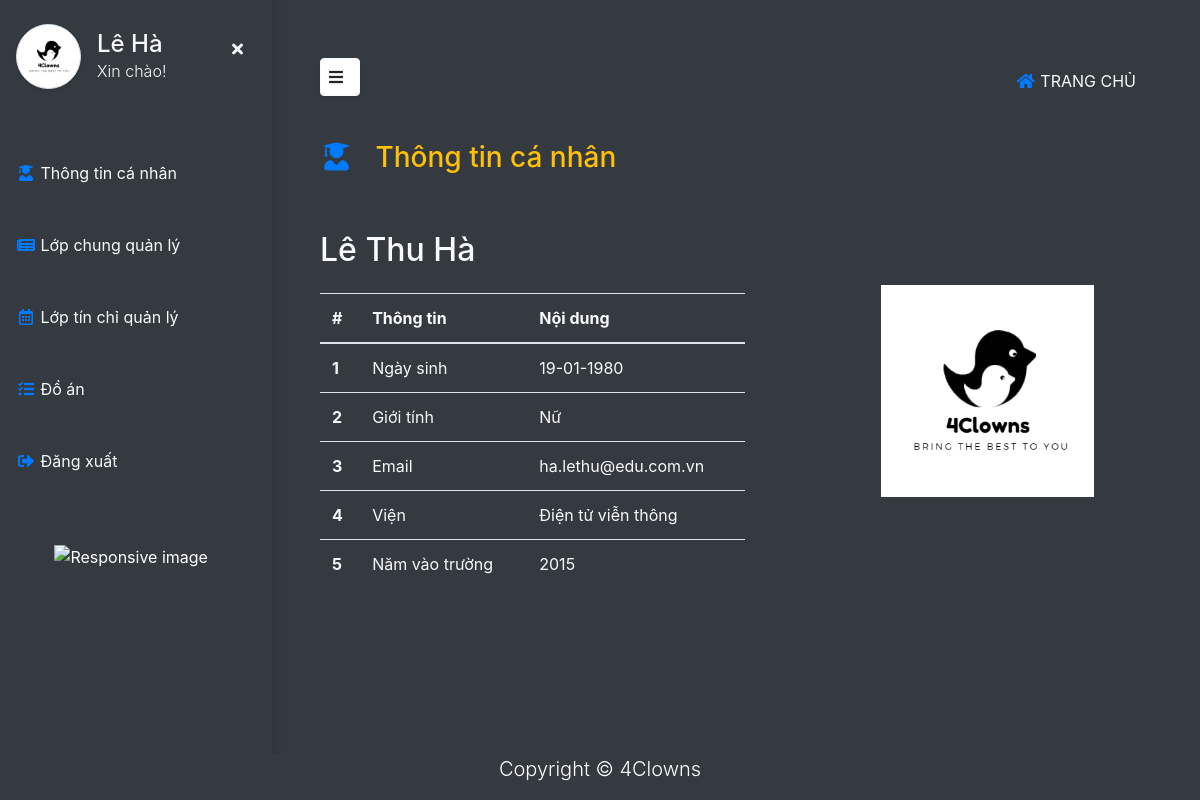
Screenshot of / (signed in) with the database file from the repository.
### users/models.py (models this page shows, shortened)
class User(AbstractBaseUser, PermissionsMixin):
    class Genders(models.TextChoices):
        MALE = "MALE", "Nam"
        FEMALE = "FEMALE", "Nữ"
    avatar = models.ImageField(_("Ảnh đại diện"), upload_to="Avatar", blank=True, null=True)
    email = models.EmailField(_("Email"),max_length=50, unique=True, blank=True)
    firstname = models.CharField(_("Tên"),max_length=20,  blank=False, null=True)
    surname = models.CharField(_("Tên đệm"),max_length=20, null=True, blank=True)
    lastname = models.CharField(_("Họ"),max_length=20, null=True, blank=True)
    date_of_birth = models.DateField(_("Ngày sinh"), blank=True, null=True, )
    phone = models.CharField(_("Số điện thoại"), max_length=15, blank=True, null=True)
    is_superuser = models.BooleanField(default=False)
    is_active = models.BooleanField(default=True)
    last_login = models.DateTimeField(auto_now_add=True)
    date_joined = models.DateTimeField(auto_now_add=True)
    role = models.BooleanField(null=True, blank=True)
    gender = models.CharField(
        _("Gender"), max_length=50, choices=Genders.choices, default=Genders.MALE
    )
    objects = UserManager()
    USERNAME_FIELD = 'email'
    REQUIRED_FIELDS = []

class Teacher(User):
    year_start = models.IntegerField(_("Năm bắt đầu công tác"), default=2015)
    vien = models.ForeignKey('management.vien_dao_tao', on_delete=models.CASCADE, verbose_name="Viện",related_name="cac_giao_vien", null=True,blank=True)
    chuyen_mon = models.ManyToManyField('management.hoc_phan', verbose_name="Học phần", related_name='giao_vien_theo_chuyen_mon')
    class Meta:
        verbose_name = "Giáo viên"
        verbose_name_plural = 'Giáo viên'

### management/models.py (models this page shows)
class vien_dao_tao(models.Model):
    name = CharField(_('Tên viện'), max_length=50, unique=True)
    code = CharField(_("Mã viện"), max_length=10)
    vien_truong = models.ForeignKey("users.Teacher",verbose_name="Viện trưởng", on_delete=models.CASCADE, related_name="vien_quan_ly", blank=True, null=True)
    def __str__(self):
        return f"{self.name}"
    class Meta:
        verbose_name = "Viện đào tạo"
        verbose_name_plural = '1. Viện đào tạo'

### university_management/views.py (the view)
# urls.py: 2. Add a URL to urlpatterns:  path('', views.home, name='home')
def home(request):
    if request.user.is_superuser:
        logout(request)
    if request.user.is_authenticated:
        if request.user.role == 0:
            student = Student.objects.get(user_ptr=request.user)
            return render(request, 'student/info.html', {
                    'student': student
                })
        if request.user.role == 1:
            teacher = Teacher.objects.get(user_ptr=request.user)
            return render(request, 'teacher/info.html', {
                'teacher': teacher,
            })
    return render(request, 'home.html')

### templates/teacher/info.html (shortened to what this page needs)
{% extends "base.html" %}
{% load static %}
{% block content %}
<div class="page-content pl-5 pb-5 position-relative" id="content">
    <div class="row mt-4">
        <h3 class="text-warning">
            <i class="fas fa-user-graduate me-1 text-primary fa-fw" style="width: 2.25em;"></i>
            Thông tin cá nhân
        </h3>
        <div class="col-lg-12 mt-5">
            <h2 class="text-light">
                {{ teacher.lastname }} {{ teacher.surname }} {{ teacher.firstname }}
            </h2>
            <div class="row">
                <div class="col-lg-6 mt-3">
                    <div class="table-responsive-sm">
                        <table class="table  text-light ">
                            <thead>
                            <tr>
                                <th scope="col">#</th>
                                <th scope="col">Thông tin</th>
                                <th scope="col">Nội dung</th>
                            </tr>
                            </thead>
                            <tbody>
                            <tr>
                                <th scope="row">1</th>
                                <td>Ngày sinh</td>
                                <td>{{teacher.date_of_birth | date:"d-m-Y"}}</td>
                            </tr>
                            <tr>
                                <th scope="row">2</th>
                                <td>Giới tính</td>
                                <td>{{ teacher.get_gender_display }}</td>
                            </tr>
                            <tr>
                                <th scope="row">3</th>
                                <td>Email</td>
                                <td>{{ teacher.email }}</td>
                            </tr>
                            <tr>
                                <th scope="row">4</th>
                                <td>Viện</td>
                                <td>{{teacher.vien}}</td>
                            </tr>
                            <tr>
                                <th scope="row">5</th>
                                <td>Năm vào trường</td>
                                <td>{{ teacher.year_start }}</td>
                            </tr>
                            </tbody>
                        </table>
                    </div>
                </div>
            <div class=" col-lg-6 mt-2 text-center d-sm-none d-lg-block d-none-responsive ">
                <img src="{% static 'logo/logo.jpg' %}" class="img-fuild " width="50%" alt="" width="85%">
            </div>
        </div>
    </div>
</div>
</div>
{% include 'teacher/teacher_base.html' %}
{% endblock %}

### templates/base.html (shortened to what this page needs)
{% load static %}
<!DOCTYPE HTML>
<html lang="en">
<head>
    <link rel="stylesheet" href="{% static 'css/bootstrap.css' %}" type="text/css">
    <link rel="stylesheet" href="{% static 'fonts/fontawesome/css/all.css' %}" type="text/css">
    <link rel="stylesheet" href="{% static 'fonts/roboto/font.css' %}">
    <link rel="stylesheet" href="{% static 'css/custom.css' %}" type="text/css">
    <link rel="stylesheet" href="{% static 'css/student.css' %}" type="text/css">
</head>
<body class="bg-dark d-flex flex-column  ">
{% include 'includes/navbar.html' %}
    {% block content %}
    {% endblock content %}
{% include 'includes/footer.html' %}
</body>
</html>

### templates/includes/navbar.html (shortened to what this page needs)
{% load static %}
{% if request.user.role == 1 %}
<div class="d-flex justify-content-between page-content align-items-center pr-5 pl-5"  id="content">
        <button id="sidebarCollapse" type="button" class="btn btn-light bg-white  shadow-sm px-2 mb-2 " style="max-width: 100px; max-height: 38px;">
            <i class="fa fa-bars mr-2"></i>
        </button>
        <a class="nav-link text-light" href="{% url 'home' %}"> <i class="fas fa-home  me-1 text-primary fa-fw"></i> TRANG CHỦ <span class="sr-only">(current)</span></a>
</div>
{%endif %}

### templates/teacher/teacher_base.html
{% load static %}
<div class="vertical-nav bg-dark" id="sidebar">
    <div class="py-4 px-3 mb-4 bg-dark">
      <div class="media d-flex align-items-center"><img src="{% static 'logo/logo.jpg' %}" alt="..." width="65" class="mr-3 rounded-circle img-thumbnail shadow-sm">
        <div class="media-body">
            <button class="d-md-block d-sm-none float-right text-light btn btn-outline-none"  id="sidebarCollapse-small" type="button"><i class="fas fa-times"></i></button>
            <h4 class="m-0 text-light">{{ request.user.lastname }} {{ request.user.firstname }}</h4>
            <p class="font-weight-light text-light mb-0">Xin chào!</p>
        </div>
      </div>
    </div>
    <ul class="nav flex-column bg-dark mb-0">
      <li class="nav-item">
        <a href="{% url 'info' %}" class="nav-link text-light">
            <i class="fas fa-user-graduate me-1 text-primary fa-fw"></i>
            Thông tin cá nhân</a>
      </li>
      <li class="nav-item">
        <a href="{% url 'lop_chung_quan_ly' %}" class="nav-link text-light"><i class="fas fa-newspaper me-1 text-primary fa-fw"></i>
            Lớp chung quản lý</a>
      </li>
      <li class="nav-item">
        <a href="{% url 'lop_tin_chi_ql' %}" class="nav-link text-light"><i class="far fa-calendar-alt me-1 text-primary fa-fw"></i>
            Lớp tín chỉ quản lý</a>
      </li>
      <li class="nav-item">
        <a href="{% url 'do_an' %}" class="nav-link text-light"><i class="fas fa-tasks me-1 text-primary fa-fw"></i>
            Đồ án</a>
      </li>
      <li class="nav-item">
        <a href="{% url 'logout' %}" class="nav-link text-light">
            <i class="fas fa-sign-out-alt me-1 text-primary fa-fw"></i>
            Đăng xuất</a>
      </li>
    </ul>
    <p class="text-light font-weight-bold text-uppercase px-3 small py-4 mb-0"></p>
    <div class="nav flex-column bg-dark mb-0 align-content-center">
        <img src="{% static '/logo/Clip_Dancer_transparent_by_Icons8.gif' %}" class="img-fluid" alt="Responsive image" width="60%">
    </div>
    </div>

### templates/includes/footer.html
{% load static %}
<footer class=" position-absolute bg-dark text-white text-center  footer__copyright-responsive container" style="left:0;right: 0; bottom: 0; max-width:800px" >
      <p class="lead">Copyright &copy; 4Clowns</p>
</footer>

### static/css/custom.css (style rules this page uses)
html { min-height: 100%; position: relative !important; }
body { overflow-x: hidden; color: #ffffff; min-height: 100vh; }
body::before { display: block; content: ''; height: 45px; }

### static/css/student.css (style rules this page uses)
.text-uppercase { letter-spacing: 0.1em; }
.vertical-nav { min-width: 17rem; width: 17rem; min-height: 100%; position: fixed; top: 0; left: 0; box-shadow: 3px 3px 10px rgba(0, 0, 0, 0.1); transition: all 0.4s; }
.nav-link { padding: 1.5rem 1rem !important; }
.page-content { width: calc(100% - 17rem); margin-left: 17rem; transition: all 0.4s; }

### rows the page displays
User: lastname "Lê", surname "Thu", firstname "Hà", date_of_birth "19-01-1980", email "ha.lethu@edu.com.vn", user.lastname "Lê", user.firstname "Hà"
Teacher: gender "Nữ", vien "Điện tử viễn thông", year_start "2015"
